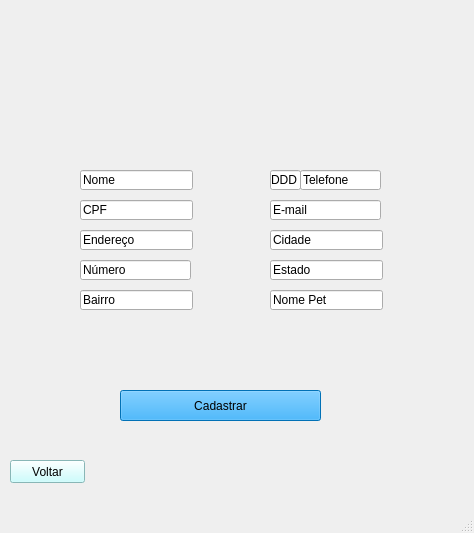
<?xml version="1.0" encoding="UTF-8"?>
<ui version="4.0">
 <class>MainWindow</class>
 <widget class="QMainWindow" name="MainWindow">
  <property name="geometry">
   <rect>
    <x>0</x>
    <y>0</y>
    <width>474</width>
    <height>533</height>
   </rect>
  </property>
  <property name="windowTitle">
   <string>MainWindow</string>
  </property>
  <widget class="QWidget" name="centralwidget">
   <widget class="QLabel" name="label">
    <property name="geometry">
     <rect>
      <x>-10</x>
      <y>-20</y>
      <width>561</width>
      <height>541</height>
     </rect>
    </property>
    <property name="text">
     <string/>
    </property>
    <property name="pixmap">
     <pixmap>../../../../Downloads/Seja bem-vindo! (3).png</pixmap>
    </property>
   </widget>
   <widget class="QLineEdit" name="txt_nome2">
    <property name="geometry">
     <rect>
      <x>80</x>
      <y>170</y>
      <width>113</width>
      <height>20</height>
     </rect>
    </property>
    <property name="text">
     <string>Nome</string>
    </property>
   </widget>
   <widget class="QLineEdit" name="txt_cpf">
    <property name="geometry">
     <rect>
      <x>80</x>
      <y>200</y>
      <width>113</width>
      <height>20</height>
     </rect>
    </property>
    <property name="text">
     <string>CPF</string>
    </property>
   </widget>
   <widget class="QLineEdit" name="txt_logradouro">
    <property name="geometry">
     <rect>
      <x>80</x>
      <y>230</y>
      <width>113</width>
      <height>20</height>
     </rect>
    </property>
    <property name="text">
     <string>Endereço</string>
    </property>
   </widget>
   <widget class="QLineEdit" name="txt_bairro">
    <property name="geometry">
     <rect>
      <x>80</x>
      <y>290</y>
      <width>113</width>
      <height>20</height>
     </rect>
    </property>
    <property name="text">
     <string>Bairro</string>
    </property>
   </widget>
   <widget class="QLineEdit" name="txt_cidade">
    <property name="geometry">
     <rect>
      <x>270</x>
      <y>230</y>
      <width>113</width>
      <height>20</height>
     </rect>
    </property>
    <property name="text">
     <string>Cidade</string>
    </property>
   </widget>
   <widget class="QLineEdit" name="txt_estado">
    <property name="geometry">
     <rect>
      <x>270</x>
      <y>260</y>
      <width>113</width>
      <height>20</height>
     </rect>
    </property>
    <property name="text">
     <string>Estado</string>
    </property>
   </widget>
   <widget class="QLineEdit" name="txt_numero">
    <property name="geometry">
     <rect>
      <x>80</x>
      <y>260</y>
      <width>111</width>
      <height>20</height>
     </rect>
    </property>
    <property name="text">
     <string>Número</string>
    </property>
   </widget>
   <widget class="QLineEdit" name="txt_nomepet">
    <property name="geometry">
     <rect>
      <x>270</x>
      <y>290</y>
      <width>113</width>
      <height>20</height>
     </rect>
    </property>
    <property name="text">
     <string>Nome Pet</string>
    </property>
   </widget>
   <widget class="QLineEdit" name="txt_ddd">
    <property name="geometry">
     <rect>
      <x>270</x>
      <y>170</y>
      <width>31</width>
      <height>20</height>
     </rect>
    </property>
    <property name="text">
     <string>DDD</string>
    </property>
   </widget>
   <widget class="QLineEdit" name="txt_email">
    <property name="geometry">
     <rect>
      <x>270</x>
      <y>200</y>
      <width>111</width>
      <height>20</height>
     </rect>
    </property>
    <property name="text">
     <string>E-mail</string>
    </property>
   </widget>
   <widget class="QLineEdit" name="txt_telefone">
    <property name="geometry">
     <rect>
      <x>300</x>
      <y>170</y>
      <width>81</width>
      <height>20</height>
     </rect>
    </property>
    <property name="text">
     <string>Telefone</string>
    </property>
   </widget>
   <widget class="QLabel" name="label_3">
    <property name="geometry">
     <rect>
      <x>50</x>
      <y>170</y>
      <width>21</width>
      <height>20</height>
     </rect>
    </property>
    <property name="text">
     <string/>
    </property>
    <property name="pixmap">
     <pixmap>../../../../Downloads/do-utilizador.png</pixmap>
    </property>
    <property name="scaledContents">
     <bool>true</bool>
    </property>
   </widget>
   <widget class="QLabel" name="label_4">
    <property name="geometry">
     <rect>
      <x>50</x>
      <y>200</y>
      <width>21</width>
      <height>16</height>
     </rect>
    </property>
    <property name="text">
     <string/>
    </property>
    <property name="pixmap">
     <pixmap>../../../../Downloads/cpf.png</pixmap>
    </property>
    <property name="scaledContents">
     <bool>true</bool>
    </property>
   </widget>
   <widget class="QLabel" name="label_5">
    <property name="geometry">
     <rect>
      <x>240</x>
      <y>260</y>
      <width>31</width>
      <height>20</height>
     </rect>
    </property>
    <property name="text">
     <string/>
    </property>
    <property name="pixmap">
     <pixmap>../../../../Downloads/MicrosoftTeams-image (7).png</pixmap>
    </property>
    <property name="scaledContents">
     <bool>true</bool>
    </property>
   </widget>
   <widget class="QLabel" name="label_6">
    <property name="geometry">
     <rect>
      <x>249</x>
      <y>200</y>
      <width>16</width>
      <height>16</height>
     </rect>
    </property>
    <property name="text">
     <string/>
    </property>
    <property name="pixmap">
     <pixmap>../../../../Downloads/561127.png</pixmap>
    </property>
    <property name="scaledContents">
     <bool>true</bool>
    </property>
   </widget>
   <widget class="QLabel" name="label_7">
    <property name="geometry">
     <rect>
      <x>50</x>
      <y>230</y>
      <width>21</width>
      <height>20</height>
     </rect>
    </property>
    <property name="text">
     <string/>
    </property>
    <property name="pixmap">
     <pixmap>../../../../Downloads/MicrosoftTeams-image (8).png</pixmap>
    </property>
    <property name="scaledContents">
     <bool>true</bool>
    </property>
   </widget>
   <widget class="QLabel" name="label_2">
    <property name="geometry">
     <rect>
      <x>246</x>
      <y>170</y>
      <width>21</width>
      <height>20</height>
     </rect>
    </property>
    <property name="text">
     <string/>
    </property>
    <property name="pixmap">
     <pixmap>../../../../Downloads/MicrosoftTeams-image (9).png</pixmap>
    </property>
    <property name="scaledContents">
     <bool>true</bool>
    </property>
   </widget>
   <widget class="QLabel" name="label_8">
    <property name="geometry">
     <rect>
      <x>246</x>
      <y>230</y>
      <width>21</width>
      <height>20</height>
     </rect>
    </property>
    <property name="text">
     <string/>
    </property>
    <property name="pixmap">
     <pixmap>../../../../Downloads/MicrosoftTeams-image (10).png</pixmap>
    </property>
    <property name="scaledContents">
     <bool>true</bool>
    </property>
   </widget>
   <widget class="QLabel" name="label_9">
    <property name="geometry">
     <rect>
      <x>240</x>
      <y>290</y>
      <width>21</width>
      <height>20</height>
     </rect>
    </property>
    <property name="text">
     <string/>
    </property>
    <property name="pixmap">
     <pixmap>../../../../Downloads/MicrosoftTeams-image (6).png</pixmap>
    </property>
    <property name="scaledContents">
     <bool>true</bool>
    </property>
   </widget>
   <widget class="QLabel" name="label_10">
    <property name="geometry">
     <rect>
      <x>50</x>
      <y>290</y>
      <width>21</width>
      <height>20</height>
     </rect>
    </property>
    <property name="text">
     <string/>
    </property>
    <property name="pixmap">
     <pixmap>../../../../Downloads/MicrosoftTeams-image (11).png</pixmap>
    </property>
    <property name="scaledContents">
     <bool>true</bool>
    </property>
   </widget>
   <widget class="QLabel" name="label_11">
    <property name="geometry">
     <rect>
      <x>50</x>
      <y>260</y>
      <width>21</width>
      <height>20</height>
     </rect>
    </property>
    <property name="text">
     <string/>
    </property>
    <property name="pixmap">
     <pixmap>../../../../Downloads/MicrosoftTeams-image (12).png</pixmap>
    </property>
    <property name="scaledContents">
     <bool>true</bool>
    </property>
   </widget>
   <widget class="QPushButton" name="btn_CadastroCliente">
    <property name="geometry">
     <rect>
      <x>120</x>
      <y>390</y>
      <width>201</width>
      <height>31</height>
     </rect>
    </property>
    <property name="styleSheet">
     <string notr="true">background-color: rgb(2, 158, 255);</string>
    </property>
    <property name="text">
     <string>Cadastrar</string>
    </property>
   </widget>
   <widget class="QLabel" name="label_12">
    <property name="geometry">
     <rect>
      <x>-4</x>
      <y>-30</y>
      <width>491</width>
      <height>551</height>
     </rect>
    </property>
    <property name="text">
     <string/>
    </property>
    <property name="pixmap">
     <pixmap>../../Downloads/Seja bem-vindo! (3).png</pixmap>
    </property>
   </widget>
   <widget class="QPushButton" name="pushButton">
    <property name="geometry">
     <rect>
      <x>10</x>
      <y>460</y>
      <width>75</width>
      <height>23</height>
     </rect>
    </property>
    <property name="styleSheet">
     <string notr="true">background-color: rgb(190, 255, 255);</string>
    </property>
    <property name="text">
     <string>Voltar</string>
    </property>
   </widget>
   <widget class="QLabel" name="label_13">
    <property name="geometry">
     <rect>
      <x>80</x>
      <y>390</y>
      <width>31</width>
      <height>31</height>
     </rect>
    </property>
    <property name="text">
     <string/>
    </property>
    <property name="pixmap">
     <pixmap>icone cadastro.png</pixmap>
    </property>
    <property name="scaledContents">
     <bool>true</bool>
    </property>
   </widget>
   <widget class="QLabel" name="label_14">
    <property name="geometry">
     <rect>
      <x>0</x>
      <y>0</y>
      <width>481</width>
      <height>511</height>
     </rect>
    </property>
    <property name="text">
     <string/>
    </property>
    <property name="pixmap">
     <pixmap>cadastro cliente.png</pixmap>
    </property>
    <property name="scaledContents">
     <bool>true</bool>
    </property>
   </widget>
   <zorder>label_14</zorder>
   <zorder>label_12</zorder>
   <zorder>label</zorder>
   <zorder>txt_nome2</zorder>
   <zorder>txt_cpf</zorder>
   <zorder>txt_logradouro</zorder>
   <zorder>txt_bairro</zorder>
   <zorder>txt_cidade</zorder>
   <zorder>txt_estado</zorder>
   <zorder>txt_numero</zorder>
   <zorder>txt_nomepet</zorder>
   <zorder>txt_ddd</zorder>
   <zorder>txt_email</zorder>
   <zorder>txt_telefone</zorder>
   <zorder>label_3</zorder>
   <zorder>label_4</zorder>
   <zorder>label_5</zorder>
   <zorder>label_6</zorder>
   <zorder>label_7</zorder>
   <zorder>label_2</zorder>
   <zorder>label_8</zorder>
   <zorder>label_9</zorder>
   <zorder>label_10</zorder>
   <zorder>label_11</zorder>
   <zorder>btn_CadastroCliente</zorder>
   <zorder>pushButton</zorder>
   <zorder>label_13</zorder>
  </widget>
  <widget class="QMenuBar" name="menubar">
   <property name="geometry">
    <rect>
     <x>0</x>
     <y>0</y>
     <width>474</width>
     <height>21</height>
    </rect>
   </property>
  </widget>
  <widget class="QStatusBar" name="statusbar"/>
 </widget>
 <resources/>
 <connections/>
</ui>
